Frame 1 (no input): blank canvas, image omitted
Frame 60 (no input): blank canvas, image omitted
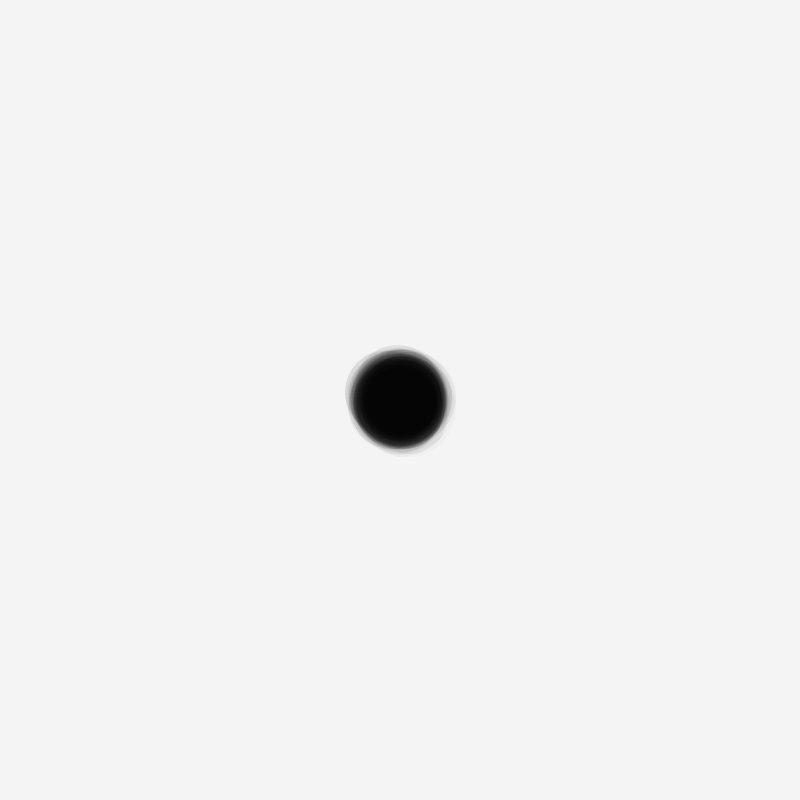
Frame 120 (the mouse pressed at the canvas centre since frame 60)

The p5.js sketch whose frames 1 and 60 were blank and that drew this single picture after the mouse press (run headless with seeded random() and noise() and a simulated clock; from frame 60 on, the mouse is pressed at the canvas centre):

// p5.js sketch
// ── sketch.js
// ----- 설정 -----

let blobs = [];
let currentInkColor = null;

function setup() {
    createCanvas(800, 800);
    background(245, 242, 235);
    noStroke();

    // fxhash 호환 + 일반 환경 호환
    if (typeof fxrand === "undefined") {
        window.fxrand = () => Math.random();
    }

    blendMode(BLEND); // 기본 블렌딩 모드
    noiseSeed(fxrand() * 100000);
}

function draw() {
    // 종이 위에 아주 얇게 덮어서 잔상 유지 + 서서히 페이드 (일반 블렌딩)
    blendMode(BLEND);
    fill(245, 242, 235, 10);
    rect(0, 0, width, height);

    // 잉크 방울들 업데이트 & 그리기 (MULTIPLY로 서로 섞이게)
    // blendMode(MULTIPLY);
    // blendMode(SOFT_LIGHT);
    // blendMode(OVERLAY);
    for (let i = blobs.length - 1; i >= 0; i--) {
        blobs[i].update();
        blobs[i].draw();
        if (blobs[i].isDead()) {
            blobs.splice(i, 1);
        }
    }

    // 다음 프레임을 위해 기본 블렌딩으로 되돌림
    blendMode(BLEND);
}

// 마우스를 클릭하면 잉크 방울 하나 생성
function mousePressed() {
    // currentInkColor = color(
    //     random(20, 200),
    //     random(20, 200),
    //     random(20, 200)
    // );
    currentInkColor = color(
        0, 0, 0
    );
    blobs.push(new InkBlob(mouseX, mouseY, currentInkColor));
}

function mouseDragged() {
    if (frameCount % 2 == 0) blobs.push(new InkBlob(mouseX, mouseY, currentInkColor));
}

// ----- InkBlob 클래스: 한 번의 클릭으로 생기는 잉크 덩어리 -----
class InkBlob {
    constructor(x, y, inkColor = null) {
        this.x = x;
        this.y = y;

        this.baseRadius = random(30, 90);
        this.maxAge = 2 + int(random(80, 160));
        this.age = 0;

        this.inkColor = inkColor;
    }

    update() {
        this.age++;
    }

    isDead() {
        return this.age > this.maxAge;
    }

    draw() {
        let progress = this.age / this.maxAge; // 0 → 1

        let coreR = this.baseRadius;                       // 중심부 기본 반지름
        let edgeR = this.baseRadius * (1.0 + 0.5 * progress); // 시간이 지날수록 서서히 커지는 가장자리

        let layers = 12;
        for (let i = 0; i < layers; i++) {
            // 레이어 비율 0(코어) → 1(가장자리)
            let t = layers === 1 ? 0 : i / (layers - 1);

            // 각 레이어의 목표 반지름: 코어R에서 edgeR로 선형 보간
            let rr = lerp(coreR, edgeR, t) * random(0.9, 1.05);

            // 가장자리일수록 번짐이 더 넓게, 중심부는 조밀하게
            let dist = randomGaussian(0, rr * 0.06);
            let angle = random(TWO_PI);
            let ox = cos(angle) * dist;
            let oy = sin(angle) * dist;

            let px = this.x + ox;
            let py = this.y + oy;

            // 중심부는 진하고, 바깥으로 갈수록 옅어지지만
            // progress가 커질수록 전체는 서서히 사라짐
            let baseAlphaCore = 110;
            let baseAlphaEdge = 20;
            let baseAlpha = lerp(baseAlphaCore, baseAlphaEdge, t);
            let alpha = baseAlpha * (1.0 - progress);
            alpha *= random(0.85, 1.1);
            alpha = max(alpha, 0);

            fill(
                red(this.inkColor),
                green(this.inkColor),
                blue(this.inkColor),
                alpha
            );

            ellipse(px, py, rr, rr);
        }
    }
}
